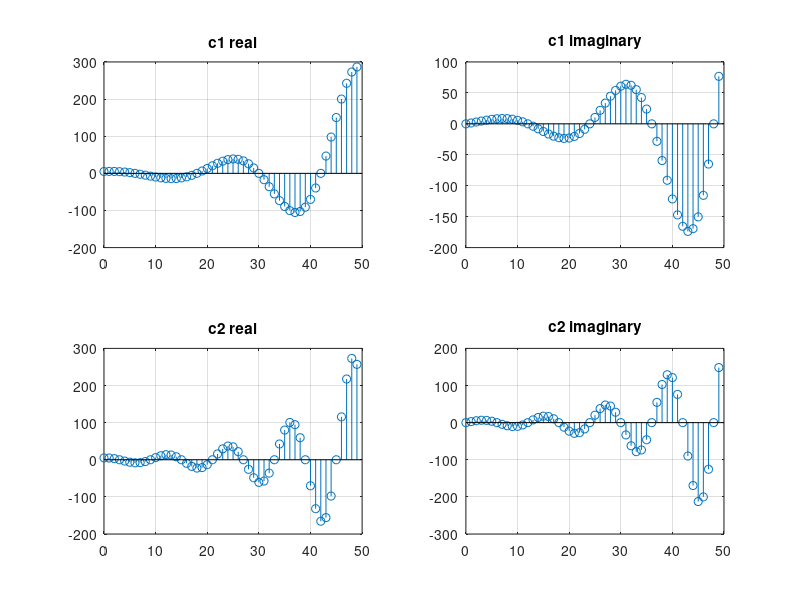

The MATLAB script that drew this image:
clc;
clear all;
close all;

n=0:1:49;
a = input('Enter amplitude : ');

c1=(1/12)+(pi/12)*i;
y1=a*exp(c1*n);

z1=real(y1);
subplot(2,2,1);
stem(n,z1);
title('c1 real');
grid on;

z2=imag(y1);
subplot(2,2,2);
stem(n,z2);
title('c1 imaginary');
grid on;

c2=(1/12)+(pi/6)*i;
y2=a*exp(c2*n);

z3=real(y2);
subplot(2,2,3);
stem(n,z3);
title('c2 real');
grid on;

z4=imag(y2);
subplot(2,2,4);
stem(n,z4);
title('c2 imaginary');
grid on;